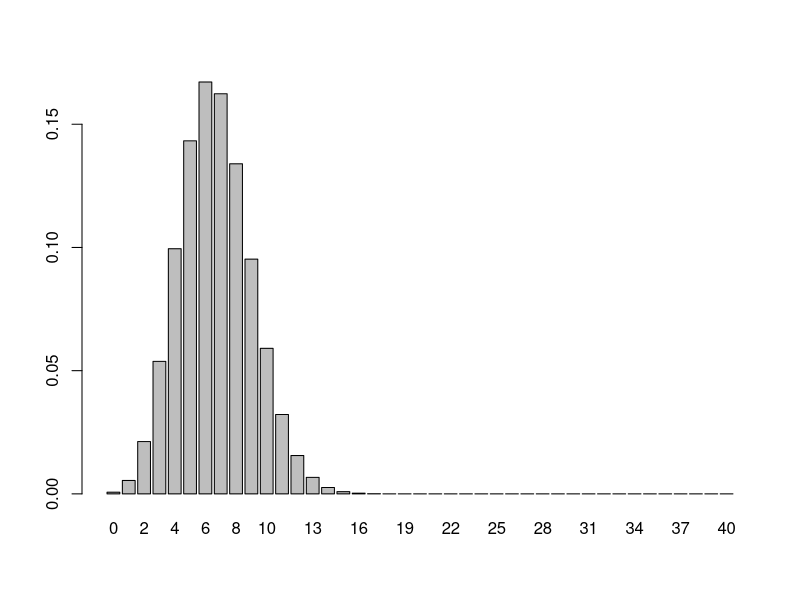
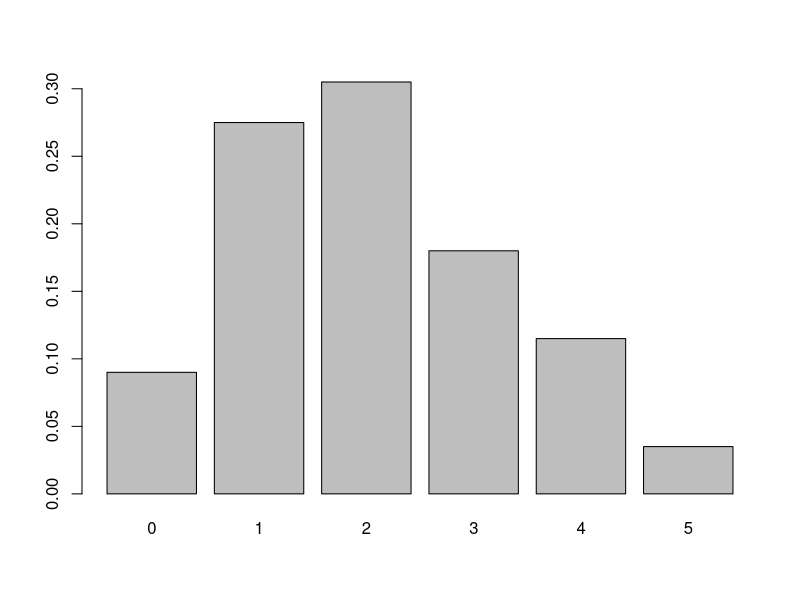
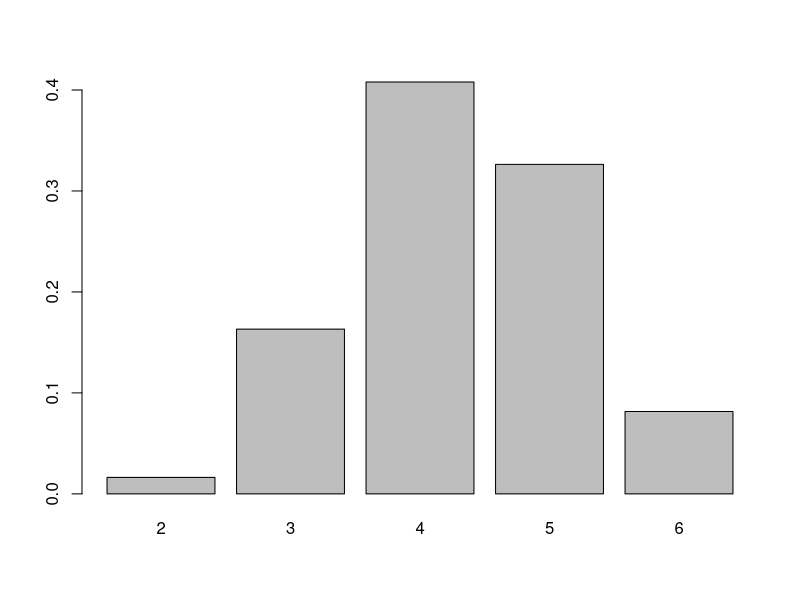

The R source for these figures, in order: (Note: this script raises an error after producing the figures.)
dbinom(2, size=4, p=1/6)
x = dbinom(0:40, size=40, p=1/6)

names(x) = 0:40
barplot(x)

y = rbinom(200, size=13, p=1/6)
t = table(y)
pt = prop.table(t)
barplot(pt)

sum(dbinom(0:5, 10, 1/6))
pbinom(5, 10, 1/6) # Вер. да се падне по малко от 6 при 10 хвърляния 
pbinom(5, 10, 1/6, lower.tail=F) # Вер. да се падне повече от 6 при, 10 хвърляния

qbinom(0.5, 10, 1/6)



# Task 1
pbinom(4, 30, 1/6)
sum(dbinom(0:4, 30, 1/6))

x = rbinom(1200, 30, 1/6)
t = table(x)
sum(prop.table(t)[0:4])

qbinom(0.75, 30, prob=1/6, lower.tail=F)


# Task 2
# a)
dnbinom(5, size=3, prob=0.2)

# b)
pnbinom(3, size=3, prob=0.2, lower.tail=FALSE)

# c)
sum(dnbinom(2:5, size=3, prob=0.2))
# other variant
pnbinom(5, size=3, prob=0.2) - pnbinom(1, size=3, prob=0.2)



# Task 3
# a)
summary(rhyper(1000, 7, 6, 8))

t = table(rhyper(1000, 7, 6, 8))
prop.table(t)
# other way
x = rhyper(1000, 7, 6, 8)
mean(x==3)


# b)
x = dhyper(2:6, 7, 6, 8)
names(x) = 2:6
barplot(x)
braplot(prop.table(x))
